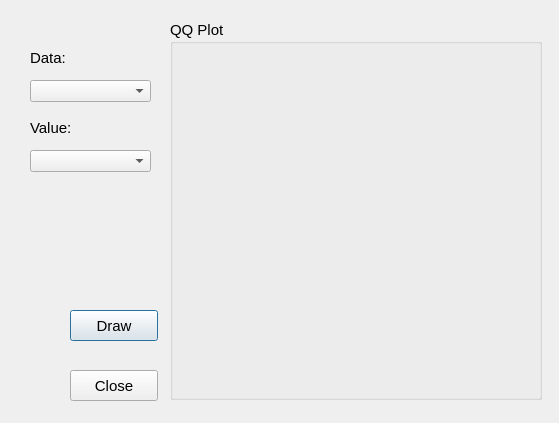
<?xml version="1.0" encoding="UTF-8"?>
<ui version="4.0">
 <class>QQPlotDialog</class>
 <widget class="QDialog" name="QQPlotDialog">
  <property name="geometry">
   <rect>
    <x>0</x>
    <y>0</y>
    <width>559</width>
    <height>423</height>
   </rect>
  </property>
  <property name="font">
   <font>
    <pointsize>11</pointsize>
   </font>
  </property>
  <property name="windowTitle">
   <string>Dialog</string>
  </property>
  <widget class="QGroupBox" name="groupBox">
   <property name="geometry">
    <rect>
     <x>170</x>
     <y>20</y>
     <width>372</width>
     <height>380</height>
    </rect>
   </property>
   <property name="title">
    <string>QQ Plot</string>
   </property>
   <widget class="QQPlotDraw" name="QQPlotWidget" native="true">
    <property name="geometry">
     <rect>
      <x>10</x>
      <y>20</y>
      <width>350</width>
      <height>350</height>
     </rect>
    </property>
   </widget>
  </widget>
  <widget class="QLabel" name="label_2">
   <property name="geometry">
    <rect>
     <x>30</x>
     <y>120</y>
     <width>51</width>
     <height>16</height>
    </rect>
   </property>
   <property name="text">
    <string>Value:</string>
   </property>
  </widget>
  <widget class="QPushButton" name="bt_draw">
   <property name="geometry">
    <rect>
     <x>70</x>
     <y>310</y>
     <width>88</width>
     <height>31</height>
    </rect>
   </property>
   <property name="text">
    <string>Draw</string>
   </property>
  </widget>
  <widget class="QLabel" name="label">
   <property name="geometry">
    <rect>
     <x>30</x>
     <y>50</y>
     <width>41</width>
     <height>16</height>
    </rect>
   </property>
   <property name="text">
    <string>Data:</string>
   </property>
  </widget>
  <widget class="QComboBox" name="cmb_field">
   <property name="geometry">
    <rect>
     <x>30</x>
     <y>150</y>
     <width>121</width>
     <height>22</height>
    </rect>
   </property>
  </widget>
  <widget class="QPushButton" name="bt_close">
   <property name="geometry">
    <rect>
     <x>70</x>
     <y>370</y>
     <width>88</width>
     <height>31</height>
    </rect>
   </property>
   <property name="text">
    <string>Close</string>
   </property>
  </widget>
  <widget class="QComboBox" name="cmb_layer">
   <property name="geometry">
    <rect>
     <x>30</x>
     <y>80</y>
     <width>121</width>
     <height>22</height>
    </rect>
   </property>
  </widget>
 </widget>
 <customwidgets>
  <customwidget>
   <class>QQPlotDraw</class>
   <extends>QWidget</extends>
   <header location="global">qqplotdraw.h</header>
   <container>1</container>
  </customwidget>
 </customwidgets>
 <resources/>
 <connections/>
</ui>
